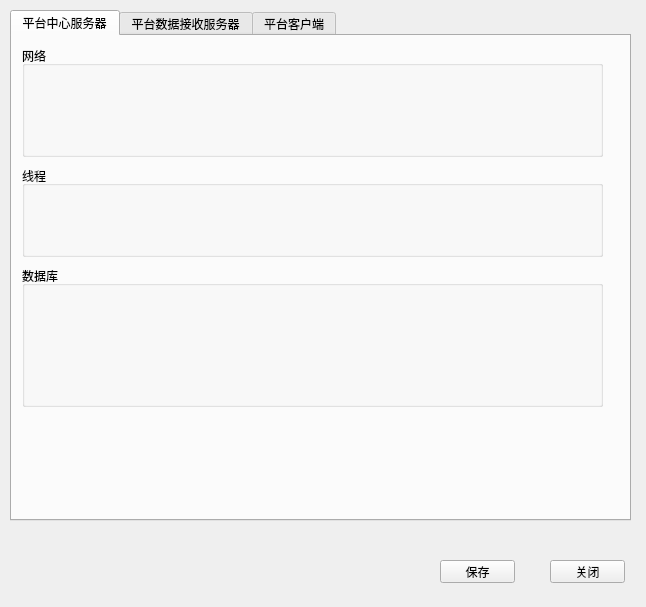
<?xml version="1.0" encoding="UTF-8"?>
<ui version="4.0">
 <class>MainWindow</class>
 <widget class="QMainWindow" name="MainWindow">
  <property name="geometry">
   <rect>
    <x>0</x>
    <y>0</y>
    <width>646</width>
    <height>607</height>
   </rect>
  </property>
  <property name="minimumSize">
   <size>
    <width>646</width>
    <height>607</height>
   </size>
  </property>
  <property name="maximumSize">
   <size>
    <width>646</width>
    <height>607</height>
   </size>
  </property>
  <property name="windowTitle">
   <string>中心平台参数配置</string>
  </property>
  <widget class="QWidget" name="centralWidget">
   <widget class="QTabWidget" name="tabWidget">
    <property name="geometry">
     <rect>
      <x>10</x>
      <y>10</y>
      <width>621</width>
      <height>511</height>
     </rect>
    </property>
    <property name="currentIndex">
     <number>0</number>
    </property>
    <widget class="QWidget" name="tabPServer">
     <attribute name="title">
      <string>平台中心服务器</string>
     </attribute>
     <widget class="QGroupBox" name="groupBox">
      <property name="geometry">
       <rect>
        <x>10</x>
        <y>10</y>
        <width>581</width>
        <height>111</height>
       </rect>
      </property>
      <property name="title">
       <string>网络</string>
      </property>
      <widget class="QWidget" name="layoutWidget">
       <property name="geometry">
        <rect>
         <x>20</x>
         <y>20</y>
         <width>442</width>
         <height>22</height>
        </rect>
       </property>
       <layout class="QHBoxLayout" name="horizontalLayout">
        <item>
         <widget class="QLabel" name="label">
          <property name="text">
           <string>TCP侦听端口</string>
          </property>
         </widget>
        </item>
        <item>
         <widget class="QLineEdit" name="edtPServerTcpPort"/>
        </item>
        <item>
         <widget class="QLabel" name="label_2">
          <property name="text">
           <string>TCP待处理连接数</string>
          </property>
         </widget>
        </item>
        <item>
         <widget class="QLineEdit" name="edtPServerTcpPendingConnections"/>
        </item>
       </layout>
      </widget>
      <widget class="QWidget" name="layoutWidget">
       <property name="geometry">
        <rect>
         <x>20</x>
         <y>51</y>
         <width>442</width>
         <height>22</height>
        </rect>
       </property>
       <layout class="QHBoxLayout" name="horizontalLayout_2">
        <item>
         <widget class="QLabel" name="label_3">
          <property name="text">
           <string>UDP端口    </string>
          </property>
         </widget>
        </item>
        <item>
         <widget class="QLineEdit" name="edtPServerUdpPort"/>
        </item>
        <item>
         <widget class="QLabel" name="label_4">
          <property name="text">
           <string>UDP广播端口    </string>
          </property>
         </widget>
        </item>
        <item>
         <widget class="QLineEdit" name="edtPServerUdpBroadcastPort"/>
        </item>
       </layout>
      </widget>
      <widget class="QWidget" name="layoutWidget">
       <property name="geometry">
        <rect>
         <x>21</x>
         <y>80</y>
         <width>442</width>
         <height>22</height>
        </rect>
       </property>
       <layout class="QHBoxLayout" name="horizontalLayout_3">
        <item>
         <widget class="QLabel" name="label_5">
          <property name="text">
           <string>UDP组播IP  </string>
          </property>
         </widget>
        </item>
        <item>
         <widget class="QLineEdit" name="edtPServerUdpMulticastIP"/>
        </item>
        <item>
         <widget class="QLabel" name="label_6">
          <property name="text">
           <string>UDP组播端口    </string>
          </property>
         </widget>
        </item>
        <item>
         <widget class="QLineEdit" name="edtPServerUdpMulticastPort"/>
        </item>
       </layout>
      </widget>
     </widget>
     <widget class="QGroupBox" name="groupBox_2">
      <property name="geometry">
       <rect>
        <x>10</x>
        <y>130</y>
        <width>581</width>
        <height>91</height>
       </rect>
      </property>
      <property name="title">
       <string>线程</string>
      </property>
      <widget class="QWidget" name="layoutWidget">
       <property name="geometry">
        <rect>
         <x>10</x>
         <y>20</y>
         <width>451</width>
         <height>22</height>
        </rect>
       </property>
       <layout class="QHBoxLayout" name="horizontalLayout_4">
        <item>
         <widget class="QLabel" name="label_7">
          <property name="text">
           <string>通信线程管理连接数</string>
          </property>
         </widget>
        </item>
        <item>
         <widget class="QLineEdit" name="edtPServerPeerThreadSocketCount"/>
        </item>
        <item>
         <widget class="QLabel" name="label_8">
          <property name="text">
           <string>通信线程栈大小(K)</string>
          </property>
         </widget>
        </item>
        <item>
         <widget class="QLineEdit" name="edtPServerPeerThreadStackSize"/>
        </item>
       </layout>
      </widget>
      <widget class="QWidget" name="layoutWidget">
       <property name="geometry">
        <rect>
         <x>10</x>
         <y>50</y>
         <width>327</width>
         <height>22</height>
        </rect>
       </property>
       <layout class="QHBoxLayout" name="horizontalLayout_5">
        <item>
         <widget class="QLabel" name="label_9">
          <property name="text">
           <string>检测通信线程是否使用时间间隔(m)</string>
          </property>
         </widget>
        </item>
        <item>
         <widget class="QLineEdit" name="edtPServerPeerThreadReleaseInterval"/>
        </item>
       </layout>
      </widget>
     </widget>
     <widget class="QGroupBox" name="groupBox_6">
      <property name="geometry">
       <rect>
        <x>10</x>
        <y>230</y>
        <width>581</width>
        <height>141</height>
       </rect>
      </property>
      <property name="title">
       <string>数据库</string>
      </property>
      <widget class="QWidget" name="layoutWidget">
       <property name="geometry">
        <rect>
         <x>11</x>
         <y>21</y>
         <width>451</width>
         <height>22</height>
        </rect>
       </property>
       <layout class="QHBoxLayout" name="horizontalLayout_15">
        <item>
         <widget class="QLabel" name="label_26">
          <property name="text">
           <string>服务软件</string>
          </property>
         </widget>
        </item>
        <item>
         <widget class="QComboBox" name="cbPServerDbType"/>
        </item>
        <item>
         <widget class="QLabel" name="label_27">
          <property name="text">
           <string>IP</string>
          </property>
         </widget>
        </item>
        <item>
         <widget class="QLineEdit" name="edtPServerDbIP"/>
        </item>
        <item>
         <widget class="QLabel" name="label_28">
          <property name="text">
           <string>端口</string>
          </property>
         </widget>
        </item>
        <item>
         <widget class="QLineEdit" name="edtPServerDbPort"/>
        </item>
       </layout>
      </widget>
      <widget class="QWidget" name="layoutWidget">
       <property name="geometry">
        <rect>
         <x>10</x>
         <y>50</y>
         <width>451</width>
         <height>22</height>
        </rect>
       </property>
       <layout class="QHBoxLayout" name="horizontalLayout_16">
        <item>
         <widget class="QLabel" name="label_29">
          <property name="text">
           <string>用户</string>
          </property>
         </widget>
        </item>
        <item>
         <widget class="QLineEdit" name="edtPServerDbUser"/>
        </item>
        <item>
         <widget class="QLabel" name="label_30">
          <property name="text">
           <string>口令</string>
          </property>
         </widget>
        </item>
        <item>
         <widget class="QLineEdit" name="edtPServerDbPwd"/>
        </item>
        <item>
         <widget class="QLabel" name="label_31">
          <property name="text">
           <string>名称</string>
          </property>
         </widget>
        </item>
        <item>
         <widget class="QLineEdit" name="edtPServerDbName"/>
        </item>
       </layout>
      </widget>
      <widget class="QWidget" name="layoutWidget">
       <property name="geometry">
        <rect>
         <x>11</x>
         <y>80</y>
         <width>451</width>
         <height>22</height>
        </rect>
       </property>
       <layout class="QHBoxLayout" name="horizontalLayout_20">
        <item>
         <widget class="QLabel" name="label_38">
          <property name="text">
           <string>线程池最大线程数</string>
          </property>
         </widget>
        </item>
        <item>
         <widget class="QLineEdit" name="edtPServerThreadpoolMaxThreads"/>
        </item>
        <item>
         <widget class="QLabel" name="label_40">
          <property name="text">
           <string>线程池程数超时(s)</string>
          </property>
         </widget>
        </item>
        <item>
         <widget class="QLineEdit" name="edtPServerThreadpoolThreadsExpire"/>
        </item>
       </layout>
      </widget>
      <widget class="QWidget" name="layoutWidget_8">
       <property name="geometry">
        <rect>
         <x>10</x>
         <y>110</y>
         <width>451</width>
         <height>22</height>
        </rect>
       </property>
       <layout class="QHBoxLayout" name="horizontalLayout_21">
        <item>
         <widget class="QLabel" name="label_42">
          <property name="text">
           <string>数据库对象释放间隔(m)</string>
          </property>
         </widget>
        </item>
        <item>
         <widget class="QLineEdit" name="edtPServerDbObjReleaseInterval"/>
        </item>
        <item>
         <widget class="QLabel" name="label_43">
          <property name="text">
           <string>数据库对象生命周期(m)</string>
          </property>
         </widget>
        </item>
        <item>
         <widget class="QLineEdit" name="edtPServerDbObjLifeTime"/>
        </item>
       </layout>
      </widget>
     </widget>
    </widget>
    <widget class="QWidget" name="tabPDataReceiver">
     <attribute name="title">
      <string>平台数据接收服务器</string>
     </attribute>
     <widget class="QGroupBox" name="groupBox_3">
      <property name="geometry">
       <rect>
        <x>10</x>
        <y>130</y>
        <width>581</width>
        <height>91</height>
       </rect>
      </property>
      <property name="title">
       <string>线程</string>
      </property>
      <widget class="QWidget" name="layoutWidget">
       <property name="geometry">
        <rect>
         <x>10</x>
         <y>20</y>
         <width>451</width>
         <height>22</height>
        </rect>
       </property>
       <layout class="QHBoxLayout" name="horizontalLayout_6">
        <item>
         <widget class="QLabel" name="label_10">
          <property name="text">
           <string>通信线程管理连接数</string>
          </property>
         </widget>
        </item>
        <item>
         <widget class="QLineEdit" name="edtPDataServerPeerThreadSocketCount"/>
        </item>
        <item>
         <widget class="QLabel" name="label_11">
          <property name="text">
           <string>通信线程栈大小(K)</string>
          </property>
         </widget>
        </item>
        <item>
         <widget class="QLineEdit" name="edtPDataServerPeerThreadStackSize"/>
        </item>
       </layout>
      </widget>
      <widget class="QWidget" name="layoutWidget_2">
       <property name="geometry">
        <rect>
         <x>10</x>
         <y>50</y>
         <width>327</width>
         <height>22</height>
        </rect>
       </property>
       <layout class="QHBoxLayout" name="horizontalLayout_7">
        <item>
         <widget class="QLabel" name="label_12">
          <property name="text">
           <string>检测通信线程是否使用时间间隔(m)</string>
          </property>
         </widget>
        </item>
        <item>
         <widget class="QLineEdit" name="edtPDataServerPeerThreadReleaseInterval"/>
        </item>
       </layout>
      </widget>
     </widget>
     <widget class="QGroupBox" name="groupBox_4">
      <property name="geometry">
       <rect>
        <x>10</x>
        <y>10</y>
        <width>581</width>
        <height>111</height>
       </rect>
      </property>
      <property name="title">
       <string>网络</string>
      </property>
      <widget class="QWidget" name="layoutWidget_3">
       <property name="geometry">
        <rect>
         <x>20</x>
         <y>20</y>
         <width>442</width>
         <height>22</height>
        </rect>
       </property>
       <layout class="QHBoxLayout" name="horizontalLayout_8">
        <item>
         <widget class="QLabel" name="label_13">
          <property name="text">
           <string>TCP侦听端口</string>
          </property>
         </widget>
        </item>
        <item>
         <widget class="QLineEdit" name="edtPDataServerTcpPort"/>
        </item>
        <item>
         <widget class="QLabel" name="label_14">
          <property name="text">
           <string>TCP待处理连接数</string>
          </property>
         </widget>
        </item>
        <item>
         <widget class="QLineEdit" name="edtPDataServerTcpPendingConnections"/>
        </item>
       </layout>
      </widget>
      <widget class="QWidget" name="layoutWidget_4">
       <property name="geometry">
        <rect>
         <x>20</x>
         <y>51</y>
         <width>442</width>
         <height>22</height>
        </rect>
       </property>
       <layout class="QHBoxLayout" name="horizontalLayout_9">
        <item>
         <widget class="QLabel" name="label_15">
          <property name="text">
           <string>UDP端口    </string>
          </property>
         </widget>
        </item>
        <item>
         <widget class="QLineEdit" name="edtPDataServerUdpPort"/>
        </item>
        <item>
         <widget class="QLabel" name="label_16">
          <property name="text">
           <string>UDP广播端口    </string>
          </property>
         </widget>
        </item>
        <item>
         <widget class="QLineEdit" name="edtPDataServerUdpBroadcastPort"/>
        </item>
       </layout>
      </widget>
      <widget class="QWidget" name="layoutWidget_5">
       <property name="geometry">
        <rect>
         <x>21</x>
         <y>80</y>
         <width>442</width>
         <height>22</height>
        </rect>
       </property>
       <layout class="QHBoxLayout" name="horizontalLayout_10">
        <item>
         <widget class="QLabel" name="label_17">
          <property name="text">
           <string>UDP组播IP  </string>
          </property>
         </widget>
        </item>
        <item>
         <widget class="QLineEdit" name="edtPDataServerUdpMulticastIP"/>
        </item>
        <item>
         <widget class="QLabel" name="label_18">
          <property name="text">
           <string>UDP组播端口    </string>
          </property>
         </widget>
        </item>
        <item>
         <widget class="QLineEdit" name="edtPDataServerUdpMulticastPort"/>
        </item>
       </layout>
      </widget>
     </widget>
     <widget class="QGroupBox" name="groupBox_7">
      <property name="geometry">
       <rect>
        <x>10</x>
        <y>230</y>
        <width>581</width>
        <height>141</height>
       </rect>
      </property>
      <property name="title">
       <string>数据库</string>
      </property>
      <widget class="QWidget" name="layoutWidget_6">
       <property name="geometry">
        <rect>
         <x>11</x>
         <y>21</y>
         <width>451</width>
         <height>22</height>
        </rect>
       </property>
       <layout class="QHBoxLayout" name="horizontalLayout_17">
        <item>
         <widget class="QLabel" name="label_32">
          <property name="text">
           <string>服务软件</string>
          </property>
         </widget>
        </item>
        <item>
         <widget class="QComboBox" name="cbPDataServerDbType"/>
        </item>
        <item>
         <widget class="QLabel" name="label_33">
          <property name="text">
           <string>IP</string>
          </property>
         </widget>
        </item>
        <item>
         <widget class="QLineEdit" name="edtPDataServerDbIP"/>
        </item>
        <item>
         <widget class="QLabel" name="label_34">
          <property name="text">
           <string>端口</string>
          </property>
         </widget>
        </item>
        <item>
         <widget class="QLineEdit" name="edtPDataServerDbPort"/>
        </item>
       </layout>
      </widget>
      <widget class="QWidget" name="layoutWidget_7">
       <property name="geometry">
        <rect>
         <x>10</x>
         <y>50</y>
         <width>451</width>
         <height>22</height>
        </rect>
       </property>
       <layout class="QHBoxLayout" name="horizontalLayout_18">
        <item>
         <widget class="QLabel" name="label_35">
          <property name="text">
           <string>用户</string>
          </property>
         </widget>
        </item>
        <item>
         <widget class="QLineEdit" name="edtPDataServerDbUser"/>
        </item>
        <item>
         <widget class="QLabel" name="label_36">
          <property name="text">
           <string>口令</string>
          </property>
         </widget>
        </item>
        <item>
         <widget class="QLineEdit" name="edtPDataServerDbPwd"/>
        </item>
        <item>
         <widget class="QLabel" name="label_37">
          <property name="text">
           <string>名称</string>
          </property>
         </widget>
        </item>
        <item>
         <widget class="QLineEdit" name="edtPDataServerDbName"/>
        </item>
       </layout>
      </widget>
      <widget class="QWidget" name="layoutWidget">
       <property name="geometry">
        <rect>
         <x>11</x>
         <y>80</y>
         <width>451</width>
         <height>22</height>
        </rect>
       </property>
       <layout class="QHBoxLayout" name="horizontalLayout_19">
        <item>
         <widget class="QLabel" name="label_39">
          <property name="text">
           <string>线程池最大线程数</string>
          </property>
         </widget>
        </item>
        <item>
         <widget class="QLineEdit" name="edtPDataServerThreadpoolMaxThreads"/>
        </item>
        <item>
         <widget class="QLabel" name="label_41">
          <property name="text">
           <string>线程池程数超时(s)</string>
          </property>
         </widget>
        </item>
        <item>
         <widget class="QLineEdit" name="edtPDataServerThreadpoolThreadsExpire"/>
        </item>
       </layout>
      </widget>
      <widget class="QWidget" name="layoutWidget_9">
       <property name="geometry">
        <rect>
         <x>10</x>
         <y>110</y>
         <width>451</width>
         <height>22</height>
        </rect>
       </property>
       <layout class="QHBoxLayout" name="horizontalLayout_22">
        <item>
         <widget class="QLabel" name="label_44">
          <property name="text">
           <string>数据库对象释放间隔(m)</string>
          </property>
         </widget>
        </item>
        <item>
         <widget class="QLineEdit" name="edtPDataServerDbObjReleaseInterval"/>
        </item>
        <item>
         <widget class="QLabel" name="label_45">
          <property name="text">
           <string>数据库对象生命周期(m)</string>
          </property>
         </widget>
        </item>
        <item>
         <widget class="QLineEdit" name="edtPDataServerDbObjLifeTime"/>
        </item>
       </layout>
      </widget>
     </widget>
    </widget>
    <widget class="QWidget" name="tabPClient">
     <attribute name="title">
      <string>平台客户端</string>
     </attribute>
     <widget class="QGroupBox" name="groupBox_5">
      <property name="geometry">
       <rect>
        <x>10</x>
        <y>10</y>
        <width>581</width>
        <height>141</height>
       </rect>
      </property>
      <property name="title">
       <string>网络</string>
      </property>
      <widget class="QWidget" name="layoutWidget">
       <property name="geometry">
        <rect>
         <x>20</x>
         <y>110</y>
         <width>211</width>
         <height>22</height>
        </rect>
       </property>
       <layout class="QHBoxLayout" name="horizontalLayout_14">
        <item>
         <widget class="QLabel" name="label_25">
          <property name="text">
           <string>UDP广播端口</string>
          </property>
         </widget>
        </item>
        <item>
         <widget class="QLineEdit" name="edtPClientUdpBroadcastPort"/>
        </item>
       </layout>
      </widget>
      <widget class="QWidget" name="layoutWidget">
       <property name="geometry">
        <rect>
         <x>21</x>
         <y>21</y>
         <width>430</width>
         <height>22</height>
        </rect>
       </property>
       <layout class="QHBoxLayout" name="horizontalLayout_11">
        <item>
         <widget class="QLabel" name="label_19">
          <property name="text">
           <string>TCP服务器IP</string>
          </property>
         </widget>
        </item>
        <item>
         <widget class="QLineEdit" name="edtPClientTcpIP"/>
        </item>
        <item>
         <widget class="QLabel" name="label_20">
          <property name="text">
           <string>TCP服务器端口</string>
          </property>
         </widget>
        </item>
        <item>
         <widget class="QLineEdit" name="edtPClientTcpPort"/>
        </item>
       </layout>
      </widget>
      <widget class="QWidget" name="layoutWidget">
       <property name="geometry">
        <rect>
         <x>21</x>
         <y>52</y>
         <width>430</width>
         <height>22</height>
        </rect>
       </property>
       <layout class="QHBoxLayout" name="horizontalLayout_12">
        <item>
         <widget class="QLabel" name="label_21">
          <property name="text">
           <string>UDP服务器IP</string>
          </property>
         </widget>
        </item>
        <item>
         <widget class="QLineEdit" name="edtPClientUdpIP"/>
        </item>
        <item>
         <widget class="QLabel" name="label_22">
          <property name="text">
           <string>UDP服务器端口</string>
          </property>
         </widget>
        </item>
        <item>
         <widget class="QLineEdit" name="edtPClientUdpPort"/>
        </item>
       </layout>
      </widget>
      <widget class="QWidget" name="layoutWidget">
       <property name="geometry">
        <rect>
         <x>23</x>
         <y>82</y>
         <width>430</width>
         <height>22</height>
        </rect>
       </property>
       <layout class="QHBoxLayout" name="horizontalLayout_13">
        <item>
         <widget class="QLabel" name="label_23">
          <property name="text">
           <string>UDP组播IP  </string>
          </property>
         </widget>
        </item>
        <item>
         <widget class="QLineEdit" name="edtPClientUdpMulticastIP"/>
        </item>
        <item>
         <widget class="QLabel" name="label_24">
          <property name="text">
           <string>UDP组播端口  </string>
          </property>
         </widget>
        </item>
        <item>
         <widget class="QLineEdit" name="edtPClientUdpMulticastPort"/>
        </item>
       </layout>
      </widget>
     </widget>
    </widget>
   </widget>
   <widget class="QPushButton" name="btnSave">
    <property name="geometry">
     <rect>
      <x>440</x>
      <y>560</y>
      <width>75</width>
      <height>23</height>
     </rect>
    </property>
    <property name="text">
     <string>保存</string>
    </property>
   </widget>
   <widget class="QPushButton" name="btnClose">
    <property name="geometry">
     <rect>
      <x>550</x>
      <y>560</y>
      <width>75</width>
      <height>23</height>
     </rect>
    </property>
    <property name="text">
     <string>关闭</string>
    </property>
   </widget>
  </widget>
 </widget>
 <layoutdefault spacing="6" margin="11"/>
 <resources/>
 <connections/>
</ui>
